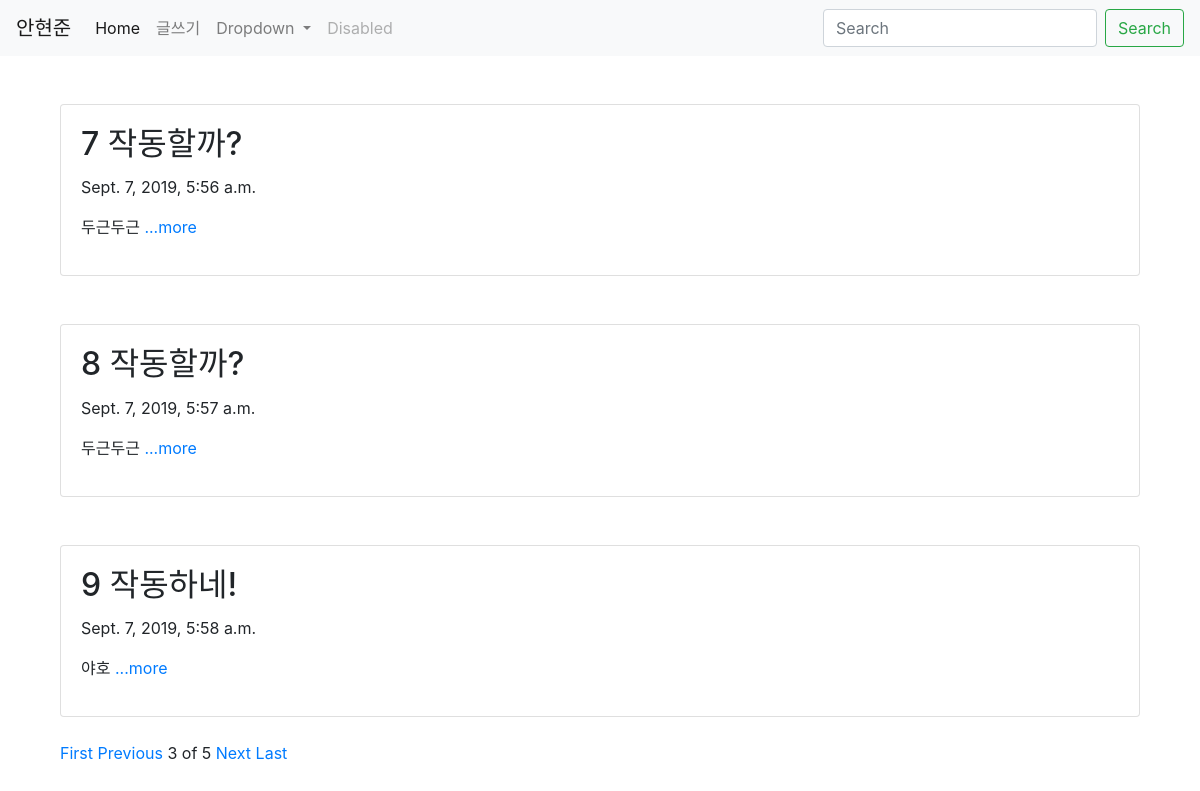
/?page=3, run on the app's committed database.
### blog/models.py (models this page shows, shortened)
class Blog(models.Model):
    title = models.CharField(max_length=200)
    pub_date = models.DateTimeField('date published')
    body = models.TextField()
    def summary(self):
         return self.body[:100]

### blog/views.py (the view)
# urls.py: path('', blog.views.home, name = 'home'),
def home(request):
    blogs = Blog.objects
    blog_list = Blog.objects.all()
    paginator = Paginator(blog_list, 3)
    page = request.GET.get('page')
    posts = paginator.get_page(page)
    return render(request, 'blog/home.html', {'blogs':blogs, 'posts':posts})

### blog/templates/blog/home.html
{% extends 'base.html' %}
{% block content %}
<br>
    {% for blog in posts %}
    <body>
        <br>
        <div class="container">
            <div class="card">
                <div class="card-body">
                    <h2 class="card-title">{{blog.title}}</h2>
                    <p>{{blog.pub_date}}</p>
                    <p>{{blog.summary}} <a href="{% url 'detail' blog.id %}">...more</a></p>
                </div>
            </div>
        </div>
        <br>
    </body>
    {% endfor %}
    <div class="container">
        {% if posts.has_previous %}
        <a href="?page=1">First</a>
        <a href="?page={{posts.previous_page_number}}">Previous</a>
        {% endif %}
        <span>{{posts.number}}</span>
        <span>of</span>
        <span>{{posts.paginator.num_pages}}</span>
        {% if posts.has_next %}
          <a href="?page={{posts.next_page_number}}">Next</a>
          <a href="?page={{posts.paginator.num_pages}}">Last</a>
        {% endif %}
    </div>
{% endblock %}

### data on the page
Blog: title "7 작동할까?", pub_date "Sept. 7, 2019, 5:56 a.m.", summary "두근두근"
Blog: title "8 작동할까?", pub_date "Sept. 7, 2019, 5:57 a.m.", summary "두근두근"
Blog: title "9 작동하네!", pub_date "Sept. 7, 2019, 5:58 a.m.", summary "야호"

### other printed values
{{ posts.number }} "3"
{{ posts.paginator.num_pages }} "5"
